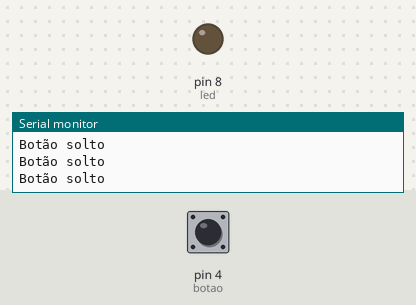
Bench run of a program on a simulated Arduino Uno, built with avr-gcc and run on an emulated ATmega328P. Parts: output pins drawn as LEDs (lit = HIGH), the last lines printed to the serial monitor. The inputs (shaded band) are chosen by the test bench; at power-on: pin 4 (botao) LOW.

Above: at 2.8 s.
2.9 s: pin 4 (botao) pulled HIGH for 1.2 s
At 3.3 s:
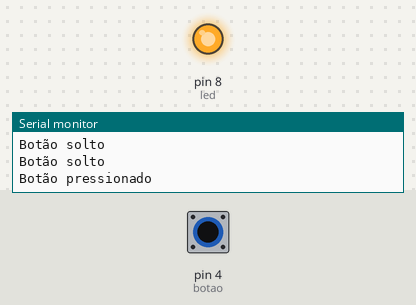
6.5 s: pin 4 (botao) pulled HIGH for 3.2 s
At 11.0 s:
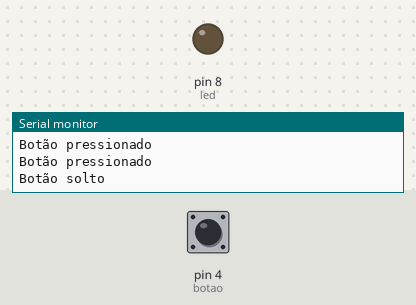
Timing chart, 0 to 12.5 s (numbered marks = the images above; inputs shaded):
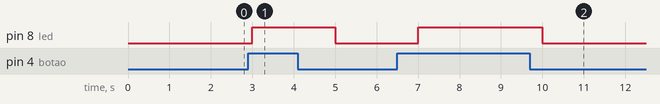

The program:

main.cpp
```cpp
#include <Arduino.h>
int s = 0;
int botao = 4;
int led = 8;

void setup() {
  Serial.begin(9600);
  pinMode(botao, INPUT);
  pinMode(led, OUTPUT);
}

void loop()
{
  s = digitalRead(botao);

  if (s == HIGH) {
    Serial.println("Botão pressionado");
    digitalWrite(led, HIGH);
  } else {
    Serial.println("Botão solto");
    digitalWrite(led, LOW);
  }

  delay(1000);
}
```

Measured:
- after the input at 2.9 s, pin 8 (led): LOW → HIGH after 0.10 s, → LOW 2.0 s later
- after the input at 6.5 s, pin 8 (led): LOW → HIGH after 0.50 s, → LOW 3.0 s later
